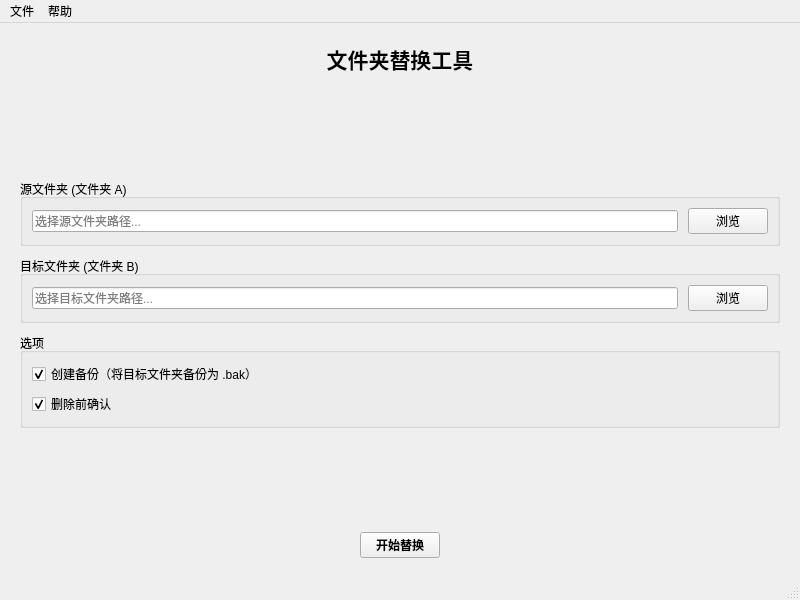
<?xml version="1.0" encoding="UTF-8"?>
<ui version="4.0">
 <class>MainWindow</class>
 <widget class="QMainWindow" name="MainWindow">
  <property name="geometry">
   <rect>
    <x>0</x>
    <y>0</y>
    <width>800</width>
    <height>600</height>
   </rect>
  </property>
  <property name="windowTitle">
   <string>QuickReplace - 文件夹替换工具</string>
  </property>
  <widget class="QWidget" name="centralwidget">
   <layout class="QVBoxLayout" name="verticalLayout">
    <property name="spacing">
     <number>10</number>
    </property>
    <property name="leftMargin">
     <number>20</number>
    </property>
    <property name="topMargin">
     <number>20</number>
    </property>
    <property name="rightMargin">
     <number>20</number>
    </property>
    <property name="bottomMargin">
     <number>20</number>
    </property>
    <item>
     <widget class="QLabel" name="titleLabel">
      <property name="text">
       <string>文件夹替换工具</string>
      </property>
      <property name="alignment">
       <set>Qt::AlignCenter</set>
      </property>
      <property name="font">
       <font>
        <pointsize>16</pointsize>
        <weight>75</weight>
        <bold>true</bold>
       </font>
      </property>
     </widget>
    </item>
    <item>
     <spacer name="verticalSpacer_1">
      <property name="orientation">
       <enum>Qt::Vertical</enum>
      </property>
      <property name="sizeHint" stdset="0">
       <size>
        <width>20</width>
        <height>20</height>
       </size>
      </property>
     </spacer>
    </item>
    <item>
     <widget class="QGroupBox" name="sourceGroup">
      <property name="title">
       <string>源文件夹 (文件夹 A)</string>
      </property>
      <layout class="QHBoxLayout" name="horizontalLayout_1">
       <property name="spacing">
        <number>10</number>
       </property>
       <item>
        <widget class="QLineEdit" name="sourcePathEdit">
         <property name="placeholderText">
          <string>选择源文件夹路径...</string>
         </property>
        </widget>
       </item>
       <item>
        <widget class="QPushButton" name="sourceBrowseButton">
         <property name="text">
          <string>浏览</string>
         </property>
        </widget>
       </item>
      </layout>
     </widget>
    </item>
    <item>
     <widget class="QGroupBox" name="targetGroup">
      <property name="title">
       <string>目标文件夹 (文件夹 B)</string>
      </property>
      <layout class="QHBoxLayout" name="horizontalLayout_2">
       <property name="spacing">
        <number>10</number>
       </property>
       <item>
        <widget class="QLineEdit" name="targetPathEdit">
         <property name="placeholderText">
          <string>选择目标文件夹路径...</string>
         </property>
        </widget>
       </item>
       <item>
        <widget class="QPushButton" name="targetBrowseButton">
         <property name="text">
          <string>浏览</string>
         </property>
        </widget>
       </item>
      </layout>
     </widget>
    </item>
    <item>
     <widget class="QGroupBox" name="optionsGroup">
      <property name="title">
       <string>选项</string>
      </property>
      <layout class="QVBoxLayout" name="verticalLayout_2">
       <item>
        <widget class="QCheckBox" name="createBackupCheck">
         <property name="text">
          <string>创建备份（将目标文件夹备份为 .bak）</string>
         </property>
         <property name="checked">
          <bool>true</bool>
         </property>
        </widget>
       </item>
       <item>
        <widget class="QCheckBox" name="confirmDeleteCheck">
         <property name="text">
          <string>删除前确认</string>
         </property>
         <property name="checked">
          <bool>true</bool>
         </property>
        </widget>
       </item>
      </layout>
     </widget>
    </item>
    <item>
     <spacer name="verticalSpacer_2">
      <property name="orientation">
       <enum>Qt::Vertical</enum>
      </property>
      <property name="sizeHint" stdset="0">
       <size>
        <width>20</width>
        <height>20</height>
       </size>
      </property>
     </spacer>
    </item>
    <item>
     <layout class="QHBoxLayout" name="horizontalLayout_3">
      <item>
       <spacer name="horizontalSpacer">
        <property name="orientation">
         <enum>Qt::Horizontal</enum>
        </property>
        <property name="sizeHint" stdset="0">
         <size>
          <width>40</width>
          <height>20</height>
         </size>
        </property>
       </spacer>
      </item>
      <item>
       <widget class="QPushButton" name="replaceButton">
        <property name="text">
         <string>开始替换</string>
        </property>
        <property name="font">
         <font>
          <weight>75</weight>
          <bold>true</bold>
         </font>
        </property>
       </widget>
      </item>
      <item>
       <spacer name="horizontalSpacer_2">
        <property name="orientation">
         <enum>Qt::Horizontal</enum>
        </property>
        <property name="sizeHint" stdset="0">
         <size>
          <width>40</width>
          <height>20</height>
         </size>
        </property>
       </spacer>
      </item>
     </layout>
    </item>
   </layout>
  </widget>
  <widget class="QMenuBar" name="menubar">
   <property name="geometry">
    <rect>
     <x>0</x>
     <y>0</y>
     <width>800</width>
     <height>22</height>
    </rect>
   </property>
   <widget class="QMenu" name="menu_File">
    <property name="title">
     <string>文件</string>
    </property>
    <addaction name="action_Exit"/>
   </widget>
   <widget class="QMenu" name="menu_Help">
    <property name="title">
     <string>帮助</string>
    </property>
    <addaction name="action_About"/>
   </widget>
   <addaction name="menu_File"/>
   <addaction name="menu_Help"/>
  </widget>
  <widget class="QStatusBar" name="statusbar"/>
  <action name="action_Exit">
   <property name="text">
    <string>退出</string>
   </property>
  </action>
  <action name="action_About">
   <property name="text">
    <string>关于</string>
   </property>
  </action>
 </widget>
 <resources/>
 <connections/>
</ui>
